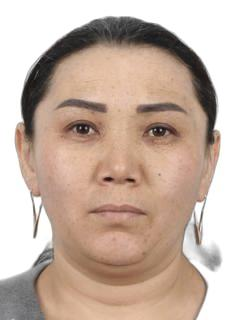
#> input picture src/Corrected/10101198204294.jpg, 240 x 320 px; its folder holds only this picture in this run
$ python 'Photos analyze.py'
#> lines starting #> are read from the running program, lines starting #| are printed output that depends on the picture
### src/find_hairline.py
import numpy as np

def find_hairline(image_np):
    """Find the top-most non-white pixel (hairline)"""
    height, width, _ = image_np.shape
    for y in range(height):
        row = image_np[y, :, :]
        if np.any(row < 240):  # Any non-white pixel
            return y
    return 0  # Default to the top if no non-white pixels are found

### src/face_colors.py
import cv2
import numpy as np
from PIL import Image

# Load OpenCV’s pre-trained face detector
face_cascade = cv2.CascadeClassifier(cv2.data.haarcascades + "haarcascade_frontalface_default.xml")


def extract_face(image_cv):
    """
    Detects and extracts the biggest face from the image while avoiding hair and clothing.
    Returns the cropped face or None if no face is detected.
    """
    gray = cv2.cvtColor(image_cv, cv2.COLOR_RGB2GRAY)
    faces = face_cascade.detectMultiScale(gray, scaleFactor=1.1, minNeighbors=5, minSize=(30, 30))

    if len(faces) == 0:
        print("No face detected")
        return None

    (x, y, w, h) = max(faces, key=lambda f: f[2] * f[3])
    face_only = image_cv[y + int(0.2 * h): y + int(0.8 * h), x + int(0.1 * w): x + int(0.9 * w)]

    return face_only if face_only.size != 0 else None


# [41 lines left out: functions face_brightness, face_contrast, face_saturation, extract_colors, extract_lab_colors, not called in this run]

def extract_hsv_colors(image_cv):
    face = extract_face(image_cv)

    hsv = cv2.cvtColor(face, cv2.COLOR_RGB2HSV)
    h, s, v = cv2.split(hsv)

    s_mean, v_mean = np.mean(s), np.mean(v)

    return s_mean, v_mean

### src/Photos analyze.py
import os
import cv2
import numpy as np
import pandas as pd
from PIL import Image

from src.face_colors import extract_colors, extract_lab_colors, extract_hsv_colors
from src.resize_image import find_hairline

# Define input folder and output file
input_folder = "Corrected"
output_file = "Corrected.csv"

# Ensure the input folder exists
if not os.path.exists(input_folder):
    print(f"Error: Folder '{input_folder}' not found.")
    exit()

# Load OpenCV’s pre-trained face detector
face_cascade = cv2.CascadeClassifier(cv2.data.haarcascades + "haarcascade_frontalface_default.xml")

# Analyze images
data = []
for filename in os.listdir(input_folder):
    if filename.lower().endswith(('.png', '.jpg', '.jpeg')):  # Process only images
        file_path = os.path.join(input_folder, filename)
        image = Image.open(file_path).convert("RGB")
#> image is the input picture: PIL image 240x320 RGB; mean R, G, B 198.2, 177.4, 164.1
        image_cv = np.array(image)

        # Convert to grayscale for face detection
        gray = cv2.cvtColor(image_cv, cv2.COLOR_RGB2GRAY)
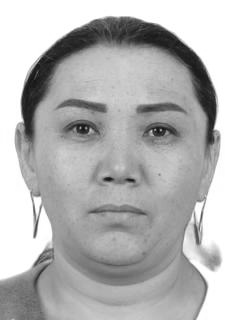
#> gray: shape (320, 240); min 11, max 255, mean 182.1
        faces = face_cascade.detectMultiScale(gray, scaleFactor=1.1, minNeighbors=5, minSize=(30, 30))
#> faces = [[22, 52, 195, 195]]

        # If no face detected, skip the image
        if len(faces) == 0:
            print(f"No face detected in {filename}, skipping.")
            continue

        # Find the biggest face (by area)
        biggest_face = max(faces, key=lambda f: f[2] * f[3])
#> biggest_face = [22, 52, 195, 195]
        (x, y, w, h) = biggest_face
#> x = 22; y = 52; w = 195; h = 195

        # Estimate hairline (topest non-white pixel)
        hairline_y = find_hairline(image_cv)
#> hairline_y = 16

        if hairline_y is None:
            hairline_y = y  # Default to top of the face

        # Calculate margins
        top_margin = hairline_y  # Pixels from top to hairline
#> top_margin = 16
        bottom_margin = image_cv.shape[0] - (y + h)  # Pixels from chin to bottom
#> bottom_margin = 73

        # Calculate image properties
        (s, v) = extract_hsv_colors(image_cv)
#> in extract_face, `faces = face_cascade.detectMultiScale(gray, scaleFactor=1.1, minNeighb..`: faces = [[22, 52, 195, 195]]
#> in extract_face, `(x, y, w, h) = max(faces, key=lambda f: f[2] * f[3])`: x = 22; y = 52; w = 195
#> in extract_face, `face_only = image_cv[y + int(0.2 * h): y + int(0.8 * h), x + int(0.1 *..`:
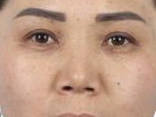
#> face_only: shape (117, 156, 3); mean R, G, B 191.3, 155, 133.4
#> in extract_hsv_colors, `hsv = cv2.cvtColor(face, cv2.COLOR_RGB2HSV)`: hsv: shape (117, 156, 3); mean H, S, V 11.6, 78.1, 191.3
#> in extract_hsv_colors, `h, s, v = cv2.split(hsv)`:
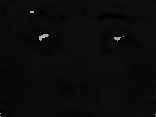
#> h: shape (117, 156); min 0, max 179, mean 11.6
#> in extract_hsv_colors, `h, s, v = cv2.split(hsv)`:
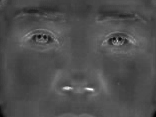
#> s: shape (117, 156); min 0, max 255, mean 78.1
#> in extract_hsv_colors, `h, s, v = cv2.split(hsv)`:
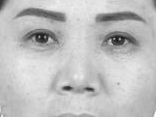
#> v: shape (117, 156); min 22, max 255, mean 191.3
#> in extract_hsv_colors, `s_mean, v_mean = np.mean(s), np.mean(v)`: s_mean = 78.12; v_mean = 191.3
#> s = 78.12; v = 191.3

        # Store data
        data.append([filename, s, v, top_margin, bottom_margin])

# Convert to DataFrame
df = pd.DataFrame(data, columns=["Filename", "S", "V", "Top Margin", "Bottom Margin"])
#> df = table of 1 rows and 5 columns

# Calculate averages
averages = df.mean(numeric_only=True).to_dict()
#> averages = {'S': 78.12, 'V': 191.3, 'Top Margin': 16, 'Bottom Margin': 73}
averages["Filename"] = "Averages"
df = pd.concat([df, pd.DataFrame([averages])], ignore_index=True)
#> df = table of 2 rows and 5 columns

# Save results to CSV
df.to_csv(output_file, index=False)
print(f"Analysis completed. Results saved to '{output_file}'.")

$ run again, on src/Corrected/10610200750560.jpg
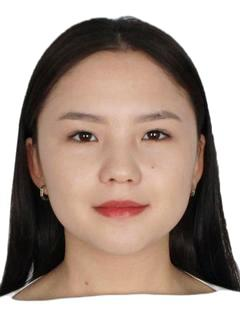
#> input picture src/Corrected/10610200750560.jpg, 240 x 320 px
#> image is the input picture: PIL image 240x320 RGB; mean R, G, B 170, 152.1, 142
#> `gray = cv2.cvtColor(image_cv, cv2.COLOR_RGB2GRAY)`:
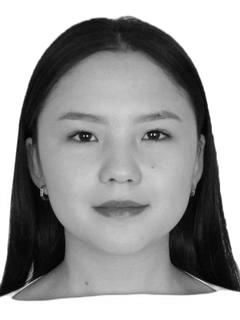
#> gray: shape (320, 240); min 0, max 255, mean 156.3
#> `faces = face_cascade.detectMultiScale(gray, scaleFactor=1.1, minNeighb..`: faces = [[25, 66, 186, 186]]
#> biggest_face = [25, 66, 186, 186]
#> `(x, y, w, h) = biggest_face`: x = 25; y = 66; w = 186
#> hairline_y = 15
#> bottom_margin = 68
#> in extract_face, `faces = face_cascade.detectMultiScale(gray, scaleFactor=1.1, minNeighb..`: faces = [[25, 66, 186, 186]]
#> in extract_face, `(x, y, w, h) = max(faces, key=lambda f: f[2] * f[3])`: x = 25; y = 66; w = 186
#> hsv: shape (111, 149, 3); mean H, S, V 10.7, 78.1, 191.1
#> in extract_hsv_colors, `h, s, v = cv2.split(hsv)`:
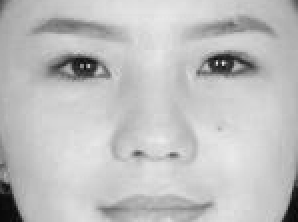
#> v: shape (111, 149) (shown 2 times larger); min 7, max 235, mean 191.1
#> s_mean = 78.11; v_mean = 191.1
#> `(s, v) = extract_hsv_colors(image_cv)`: s = 78.11; v = 191.1
#> `df = pd.DataFrame(data, columns=["Filename", "S", "V", "Top Margin", "..`: df = table of 1 rows and 5 columns
#> averages = {'S': 78.11, 'V': 191.1, 'Top Margin': 15, 'Bottom Margin': 68}
#> `df = pd.concat([df, pd.DataFrame([averages])], ignore_index=True)`: df = table of 2 rows and 5 columns

$ run again, on src/Corrected/10707197700128.jpg
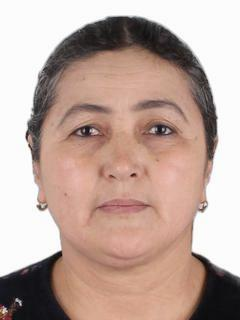
#> input picture src/Corrected/10707197700128.jpg, 240 x 320 px
#> image is the input picture: PIL image 240x320 RGB; mean R, G, B 189.6, 166.2, 157
#> `gray = cv2.cvtColor(image_cv, cv2.COLOR_RGB2GRAY)`:
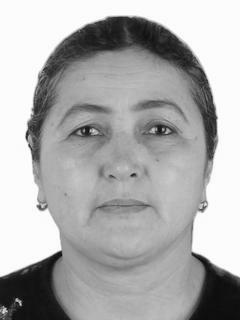
#> gray: shape (320, 240); min 0, max 255, mean 172.2
#> `faces = face_cascade.detectMultiScale(gray, scaleFactor=1.1, minNeighb..`: faces = [[25, 54, 194, 194]]
#> biggest_face = [25, 54, 194, 194]
#> `(x, y, w, h) = biggest_face`: x = 25; y = 54; w = 194
#> hairline_y = 15
#> bottom_margin = 72
#> in extract_face, `faces = face_cascade.detectMultiScale(gray, scaleFactor=1.1, minNeighb..`: faces = [[25, 54, 194, 194]]
#> in extract_face, `(x, y, w, h) = max(faces, key=lambda f: f[2] * f[3])`: x = 25; y = 54; w = 194
#> hsv: shape (117, 155, 3); mean H, S, V 10.9, 78.4, 192
#> in extract_hsv_colors, `h, s, v = cv2.split(hsv)`:
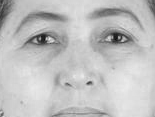
#> v: shape (117, 155); min 14, max 235, mean 192
#> s_mean = 78.41; v_mean = 192
#> `(s, v) = extract_hsv_colors(image_cv)`: s = 78.41; v = 192
#> `df = pd.DataFrame(data, columns=["Filename", "S", "V", "Top Margin", "..`: df = table of 1 rows and 5 columns
#> averages = {'S': 78.41, 'V': 192, 'Top Margin': 15, 'Bottom Margin': 72}
#> `df = pd.concat([df, pd.DataFrame([averages])], ignore_index=True)`: df = table of 2 rows and 5 columns

$ run again, on src/Corrected/10406199801318.jpg
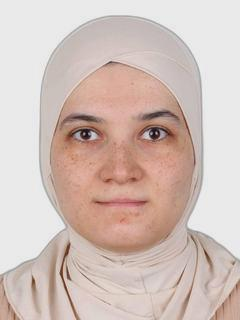
#> input picture src/Corrected/10406199801318.jpg, 240 x 320 px
#> image is the input picture: PIL image 240x320 RGB; mean R, G, B 210.4, 192.1, 185.2
#> `gray = cv2.cvtColor(image_cv, cv2.COLOR_RGB2GRAY)`:
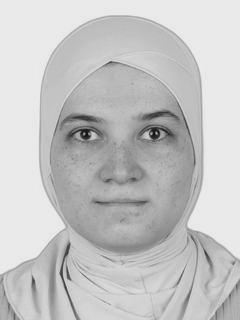
#> gray: shape (320, 240); min 11, max 246, mean 196.8
#> `faces = face_cascade.detectMultiScale(gray, scaleFactor=1.1, minNeighb..`: faces = [[26, 62, 189, 189]]
#> biggest_face = [26, 62, 189, 189]
#> `(x, y, w, h) = biggest_face`: x = 26; y = 62; w = 189
#> hairline_y = 0
#> bottom_margin = 69
#> in extract_face, `faces = face_cascade.detectMultiScale(gray, scaleFactor=1.1, minNeighb..`: faces = [[26, 62, 189, 189]]
#> in extract_face, `(x, y, w, h) = max(faces, key=lambda f: f[2] * f[3])`: x = 26; y = 62; w = 189
#> hsv: shape (114, 152, 3); mean H, S, V 12, 75.8, 192.1
#> in extract_hsv_colors, `h, s, v = cv2.split(hsv)`:
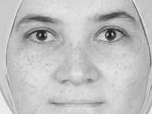
#> v: shape (114, 152); min 17, max 242, mean 192.1
#> s_mean = 75.81; v_mean = 192.1
#> `(s, v) = extract_hsv_colors(image_cv)`: s = 75.81; v = 192.1
#> `df = pd.DataFrame(data, columns=["Filename", "S", "V", "Top Margin", "..`: df = table of 1 rows and 5 columns
#> averages = {'S': 75.81, 'V': 192.1, 'Top Margin': 0, 'Bottom Margin': 69}
#> `df = pd.concat([df, pd.DataFrame([averages])], ignore_index=True)`: df = table of 2 rows and 5 columns
